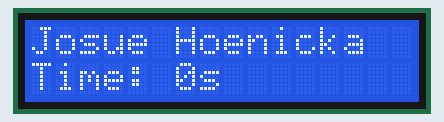
Recording of a sketch running on a simulated Arduino Nano, built with avr-gcc and run on an emulated ATmega328P. On the bench: 16×2 character LCD.

Above: at 0.1 s.
At 4.2 s:
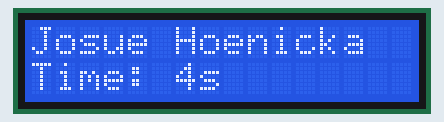
At 9.3 s:
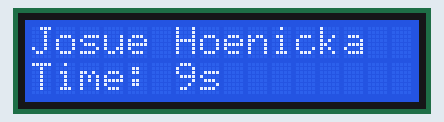
At 19.5 s:
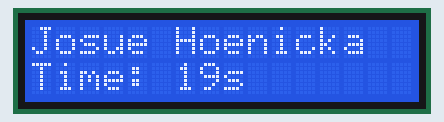
At 29.3 s:
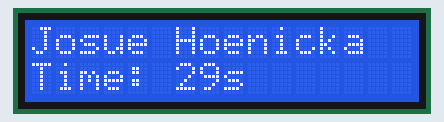
At 38.5 s:
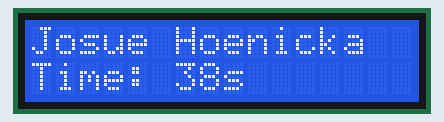

Measured:
- what the display in image 1 shows lasts 1.0 s, from 4.2 s to 5.2 s

The sketch:

dynamic-screen.ino
```cpp
// ============================================
// INSTALACION (ejecutar en terminal antes de subir)
// ============================================
//
// --- Instalar biblioteca (una sola vez) ---
// arduino-cli lib install "LiquidCrystal I2C"
//
// --- Mac ---
// arduino-cli compile --fqbn arduino:avr:nano ./dynamic-screen
// arduino-cli upload --fqbn arduino:avr:nano --port /dev/cu.usbserial-110 ./dynamic-screen
//
// --- Linux ---
// arduino-cli compile --fqbn arduino:avr:nano ./dynamic-screen
// arduino-cli upload --fqbn arduino:avr:nano --port /dev/ttyUSB0 ./dynamic-screen
//
// --- Windows ---
// arduino-cli compile --fqbn arduino:avr:nano .\dynamic-screen
// arduino-cli upload --fqbn arduino:avr:nano --port COM3 .\dynamic-screen
// ============================================

#include <Wire.h>
#include <LiquidCrystal_I2C.h>

// Direccion mas comun: 0x27
// Si no muestra nada, proba 0x3F:
//   LiquidCrystal_I2C lcd(0x3F, 16, 2);
LiquidCrystal_I2C lcd(0x27, 16, 2);

void setup() {
  lcd.init();
  lcd.backlight();

  lcd.setCursor(0, 0);
  lcd.print("Josue Hoenicka");
}

void loop() {
  unsigned long seconds = millis() / 1000;

  lcd.setCursor(0, 1);
  lcd.print("Time: ");
  lcd.print(seconds);
  lcd.print("s  ");

  delay(500);
}
```
